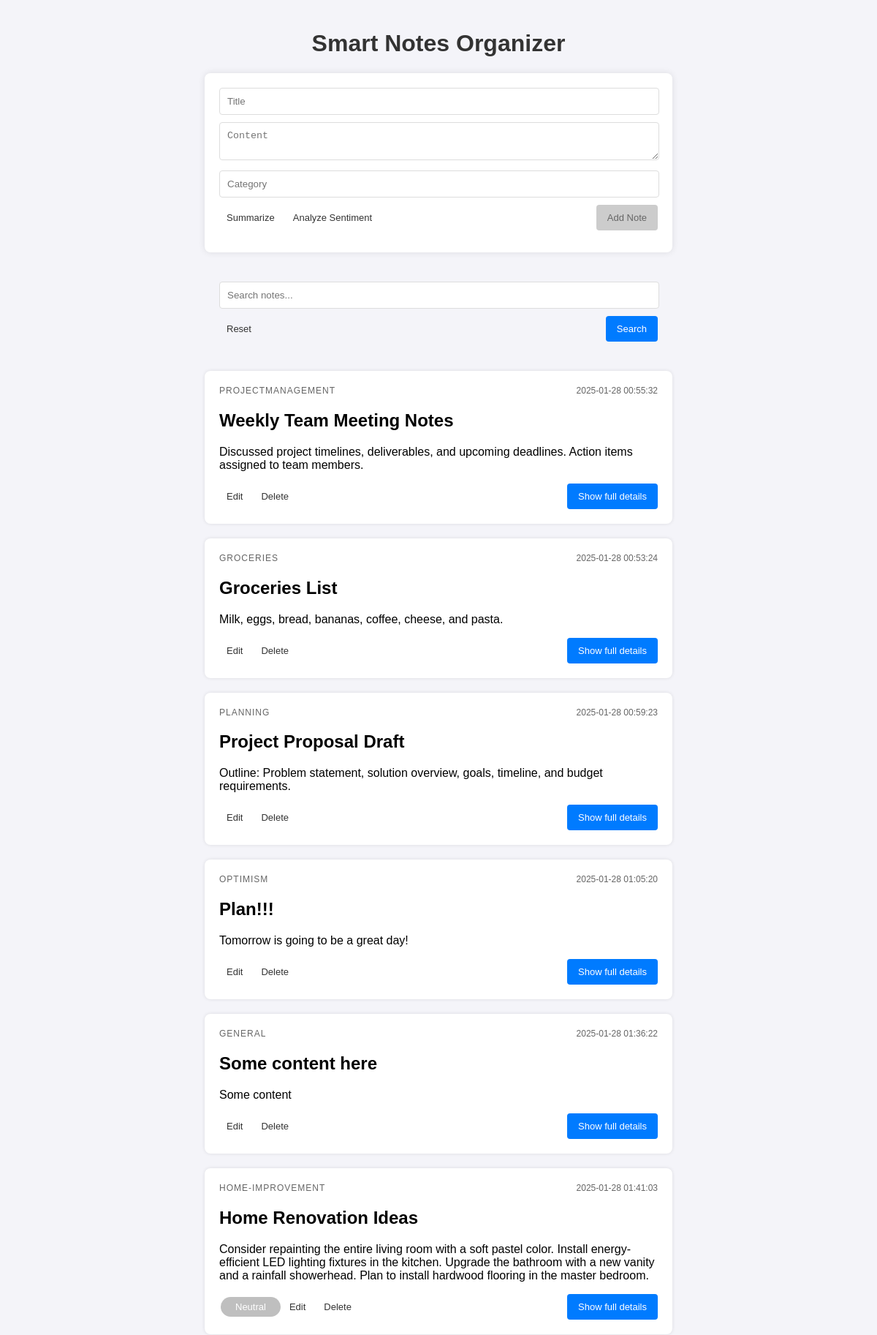
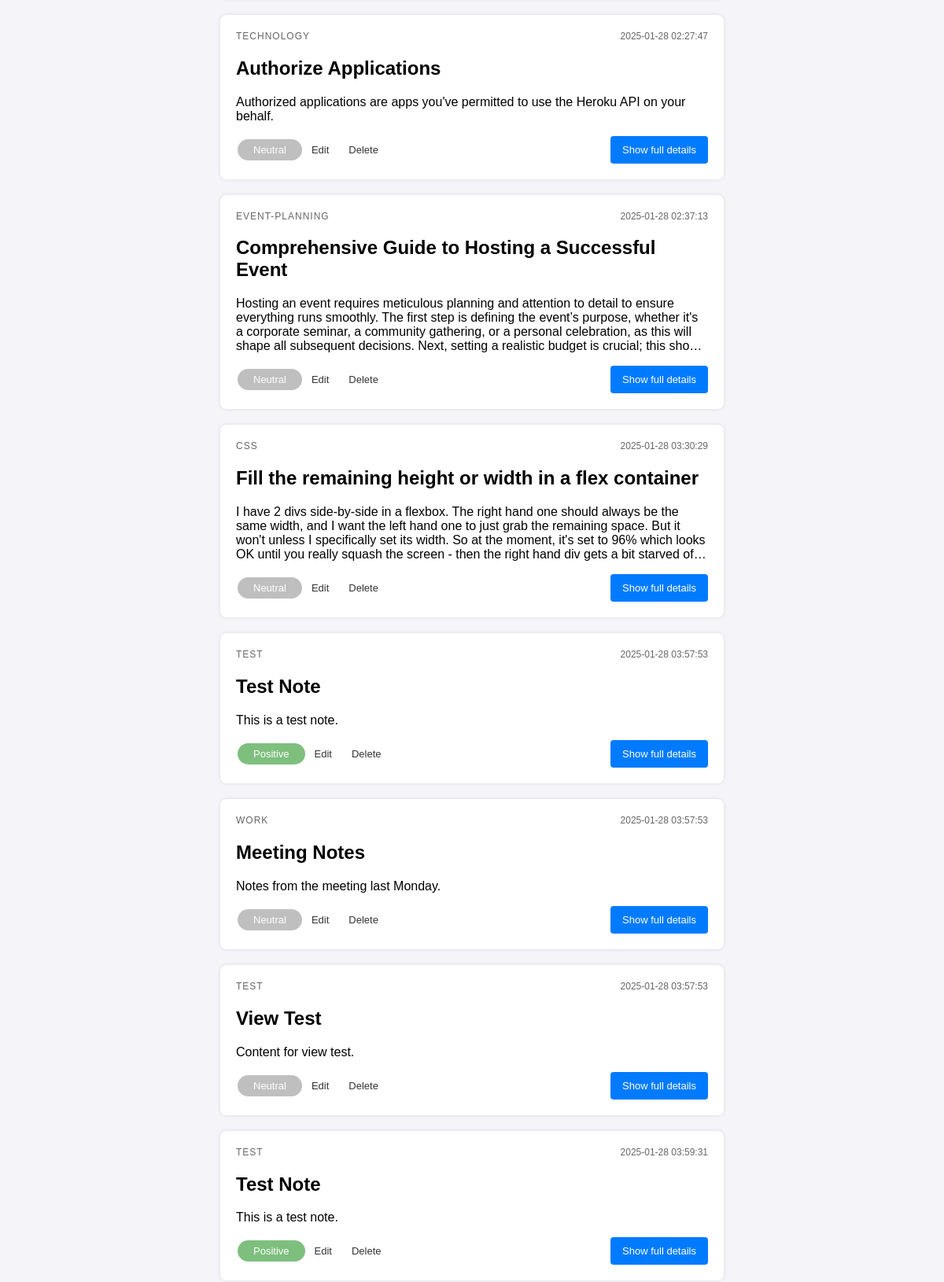
The page / (upper part) on the database its author committed (2 pictures, top to bottom).
### tables this page shows
CREATE TABLE notes (
            id INTEGER PRIMARY KEY,
            title TEXT,
            content TEXT,
            category TEXT,
            date TEXT,
            sentiment TEXT,
            summary TEXT
        );

### app.py (the view)
@app.route('/', methods=['GET', 'POST'])
def index():
    query = request.form.get('query', '').strip()
    conn = sqlite3.connect('notes.db')
    c = conn.cursor()
    if query:
        c.execute('''
            SELECT * FROM notes WHERE
            title LIKE ? OR
            content LIKE ? OR
            category LIKE ? OR
            sentiment LIKE ? OR
            summary LIKE ?
        ''', ('%' + query + '%',) * 5)
    else:
        c.execute("SELECT * FROM notes")
    notes = c.fetchall()
    conn.close()
    return render_template('index.html', notes=notes, query=query)

### templates/index.html (shortened to what this page needs)
<!DOCTYPE html>
<html lang="en">
  <head>
    <link
      rel="stylesheet"
      href="{{ url_for('static', filename='styles.css') }}"
    />
  </head>
  <body>
    <h1>Smart Notes Organizer</h1>
    <form id="add-note-form" action="/add_note" method="post">
      <input type="text" name="title" placeholder="Title" required />
      <textarea
        id="content"
        name="content"
        placeholder="Content"
        required
        onblur="categorizeNote()"
      ></textarea>
      <input
        type="text"
        id="category"
        name="category"
        placeholder="Category"
        required
      />
      <div class="button-container">
        <button class="link" type="button" onclick="summarizeNote()">
          Summarize
        </button>
        <button class="link" type="button" onclick="analyzeSentiment()">
          Analyze Sentiment
        </button>
        <div id="sentiment-status" class="sentiment"></div>
        <button type="submit">Add Note</button>
      </div>
    </form>
    <form
      class="search-form"
      id="search-form"
      action="{{ url_for('index') }}"
      method="post"
    >
      <input
        type="text"
        name="query"
        placeholder="Search notes..."
        value="{{ query }}"
      />
      <div class="button-container-right">
        <button class="link" type="button" onclick="resetSearch()">
          Reset
        </button>
        <button type="submit">Search</button>
      </div>
    </form>
    <ul>
      {% for note in notes %}
      <li>
        <div class="button-container">
          <span class="category">{{ note[3] }}</span>
          <span class="date">{{ note[4] }}</span>
        </div>
        <h2>{{ note[1] }}</h2>
        <p id="content-{{ note[0] }}" class="collapsed">{{ note[2] }}</p>
        <div class="button-container-right">
          {% if note[5] %}
          <div class="sentiment {{ note[5] | lower }}">{{ note[5] }}</div>
          {% endif %}
          <a class="link" href="{{ url_for('edit_note', note_id=note[0]) }}"
            >Edit</a
          >
          <a class="link" href="{{ url_for('delete_note', note_id=note[0]) }}"
            >Delete</a
          >
          <a href="{{ url_for('view_note', note_id=note[0]) }}"
            >Show full details</a
          >
        </div>
      </li>
      {% endfor %}
    </ul>
  </body>
</html>

### static/styles.css (style rules this page uses)
body { font-family: Arial, sans-serif; background-color: #f4f4f9; margin: 0; padding: 20px; }
h1 { color: #333; text-align: center; }
form, .full-details { max-width: 600px; margin: 20px auto; padding: 20px; background-color: #fff; border-radius: 8px; box-shadow: 0 0 10px rgba(0, 0, 0, 0.1); }
input[type="text"], textarea { width: calc(100% - 20px); padding: 10px; margin-bottom: 10px; border: 1px solid #ddd; border-radius: 4px; }
.button-container { display: flex; justify-content: space-between; align-items: center; }
.button-container-right { display: flex; justify-content: flex-end; align-items: center; }
button, a { padding: 10px 15px; background-color: #007bff; color: #fff; border: none; border-radius: 4px; cursor: pointer; margin-left: auto; font-size: 13px; text-decoration: none; }
button:disabled { background-color: #cccccc; color: #666666; cursor: not-allowed; }
button.link, a.link { color: #333; background: none; margin-left: -5px; }
ul { list-style-type: none; padding: 0; }
li { background-color: #fff; margin: 10px 0; padding: 20px; border-radius: 8px; box-shadow: 0 0 5px rgba(0, 0, 0, 0.1); max-width: 600px; margin: 20px auto; }
.sentiment { padding: 10px 15px; font-size: 13px; color: black; border: white; color: grey; padding: 6px 20px; text-align: center; text-decoration: none; display: inline-block; margin: 2px 2px; border-radius: 16px; opacity: 0.5; }
.sentiment.positive { background-color: green; color: white; }
.sentiment.neutral { background-color: grey; color: white; }
span.date { font-size: 12px; color: #666; }
span.category { font-size: 12px; color: #666; text-transform: uppercase; letter-spacing: 1px; }
.collapsed { overflow: hidden; display: -webkit-box; -webkit-line-clamp: 4; line-clamp: 4; -webkit-box-orient: vertical; }
.search-form { max-width: 600px; display: flex; flex-direction: column; background: none; box-shadow: none; }

### rows shown on the page
notes: category "PROJECTMANAGEMENT", date "2025-01-28 00:55:32", title "Weekly Team Meeting Notes", content "Discussed project timelines, deliverables, and upcoming deadlines. Action items assigned to team members."
notes: category "GROCERIES", date "2025-01-28 00:53:24", title "Groceries List", content "Milk, eggs, bread, bananas, coffee, cheese, and pasta."
notes: category "PLANNING", date "2025-01-28 00:59:23", title "Project Proposal Draft", content "Outline: Problem statement, solution overview, goals, timeline, and budget requirements."
notes: category "OPTIMISM", date "2025-01-28 01:05:20", title "Plan!!!", content "Tomorrow is going to be a great day!"
notes: category "GENERAL", date "2025-01-28 01:36:22", title "Some content here", content "Some content"
notes: category "HOME-IMPROVEMENT", date "2025-01-28 01:41:03", title "Home Renovation Ideas", content "Consider repainting the entire living room with a soft pastel color. Install energy-efficient LED lighting fixtures in the kitchen. Upgrade the bathroom with a new vanity and a rainfall showerhead. Plan to install hardwood flooring in the master bedroom.", sentiment "Neutral"
notes: category "TECHNOLOGY", date "2025-01-28 02:27:47", title "Authorize Applications", content "Authorized applications are apps you've permitted to use the Heroku API on your behalf.", sentiment "Neutral"
notes: category "EVENT-PLANNING", date "2025-01-28 02:37:13", title "Comprehensive Guide to Hosting a Successful Event", content "Hosting an event requires meticulous planning and attention to detail to ensure everything runs smoothly. The first step is defining the event’s purpose, whether it's a corporate seminar, a community gathering, or a personal celebration, as this will shape all subsequent decisions. Next, setting a realistic budget is crucial; this…", sentiment "Neutral"
notes: category "CSS", date "2025-01-28 03:30:29", title "Fill the remaining height or width in a flex container", content "I have 2 divs side-by-side in a flexbox. The right hand one should always be the same width, and I want the left hand one to just grab the remaining space. But it won't unless I specifically set its width. So at the moment, it's set to 96% which looks OK until you really squash the screen - then the right hand div gets a bit starved…", sentiment "Neutral"
notes: category "TEST", date "2025-01-28 03:57:53", title "Test Note", content "This is a test note.", sentiment "Positive"
notes: category "WORK", date "2025-01-28 03:57:53", title "Meeting Notes", content "Notes from the meeting last Monday.", sentiment "Neutral"
notes: category "TEST", date "2025-01-28 03:57:53", title "View Test", content "Content for view test.", sentiment "Neutral"
notes: category "TEST", date "2025-01-28 03:59:31", title "Test Note", content "This is a test note.", sentiment "Positive"
